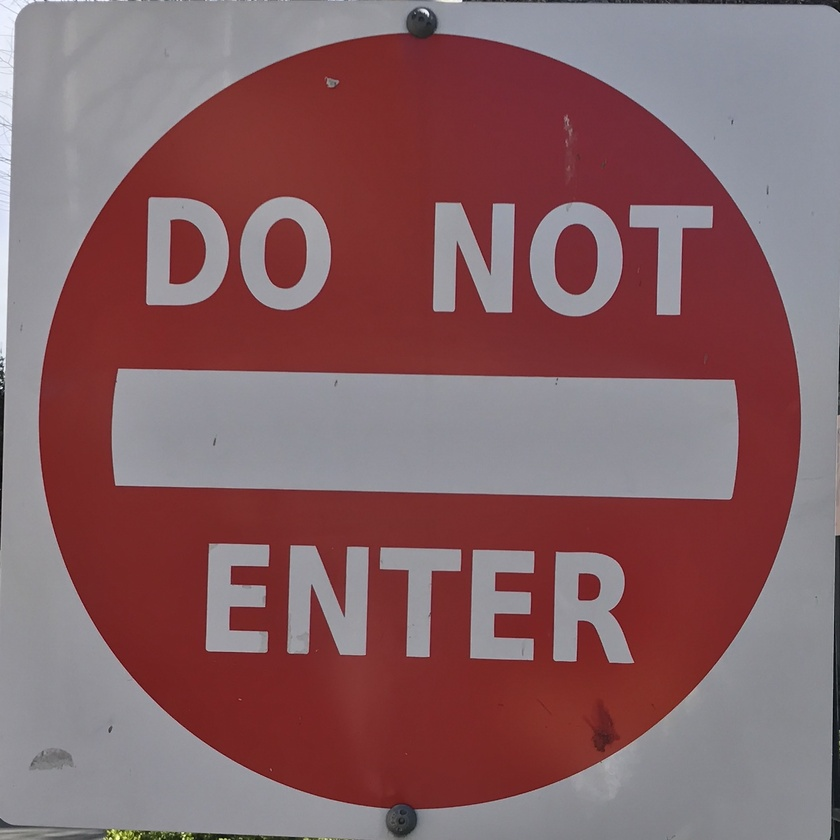
//> input picture assignment4/DoNotEnter10.JPG, 840 x 840 px, shrunk from 1648 x 1649 before the run
$ ./assignment4 DoNotEnter10.JPG   (built with g++ and OpenCV 4)
//> lines starting //> are read from the running program, lines starting //| are printed output that depends on the picture
#include "opencv2/imgproc/imgproc.hpp"
#include "opencv2/highgui/highgui.hpp"
#include <stdlib.h>
#include <stdio.h>
#include <iostream>
#include <fstream>
#include <vector>
#include "opencv2/core/mat.hpp"

using namespace cv;
using namespace std;


int main(int argc, char **argv)
{
Mat source, gray;
double hu[7];
Moments stop_cmoments;
int counter=1;
Mat arr[5];
int o;
ofstream myfile;
double xbar,ybar;
string desti_file="Covariance";
string extension=".txt";
cout<<"Enter group Name";
cin>>desti_file;
//> the answer given: out.png
desti_file="Covariance"+desti_file+extension;
while(1){
string file_name=argv[counter];
cout<<file_name<<endl;

if(file_name=="z"){

	break;
}
source = imread(file_name);
//> source is the input picture: 840 rows x 840 cols, CV_8UC3; mean B, G, R 101.3, 97.3, 133.8

cvtColor( source, gray, CV_BGR2GRAY );
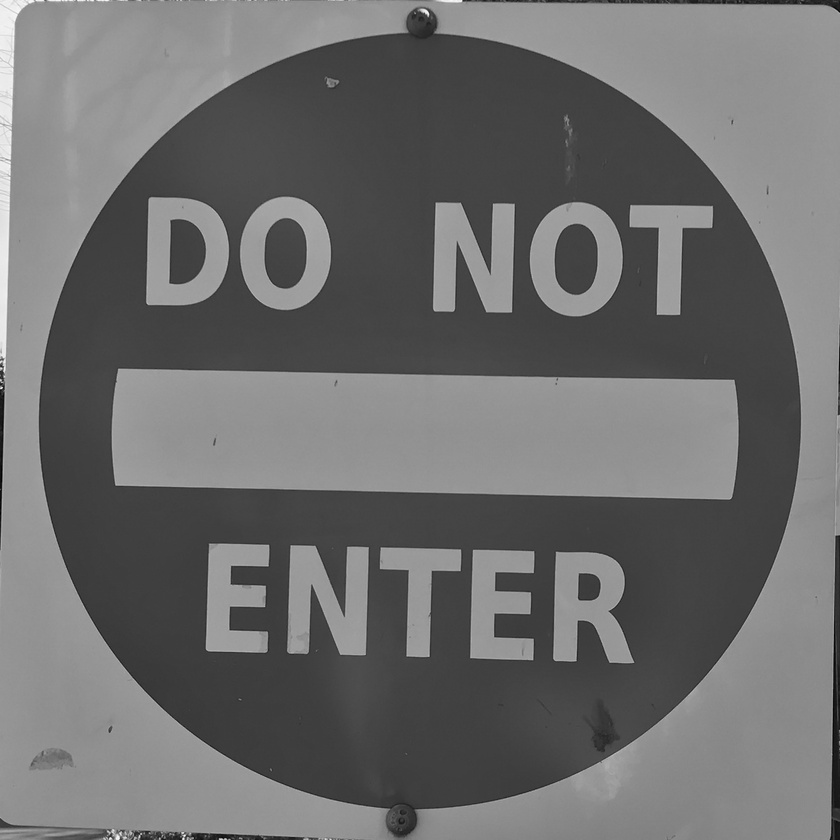
//> gray: 840 rows x 840 cols, CV_8UC1; min 0, max 254, mean 108.7
stop_cmoments=moments(gray, false );
//> stop_cmoments = moments, m00 76667730, centre m10/m00, m01/m00 = (415.7, 412.9)
xbar=stop_cmoments.m10/stop_cmoments.m00;// Xbar= M10/M00
//> xbar = 415.7
ybar=stop_cmoments.m01/stop_cmoments.m00;// Ybar= M01/M00
//> ybar = 412.9
HuMoments(stop_cmoments,hu );
//> hu = [0.00166, 2e-09, 4.79e-12, 4.92e-14, 2.34e-26, -2.19e-18, 5.13e-27]

vector<double> featureVector;
/*****************Spatial Moments****************/
featureVector.push_back(stop_cmoments.m00);
//> featureVector = [76667730]
featureVector.push_back(stop_cmoments.m10 );
//> featureVector = [76667730, 3.19e+10]
featureVector.push_back(stop_cmoments.m01);
//> featureVector = [76667730, 3.19e+10, 3.17e+10]
featureVector.push_back(stop_cmoments.m20);
//> featureVector = [76667730, 3.19e+10, 3.17e+10, 1.83e+13]
featureVector.push_back(stop_cmoments.m11);
//> featureVector = [76667730, 3.19e+10, 3.17e+10, 1.83e+13, 1.32e+13]
featureVector.push_back(stop_cmoments.m02);
//> featureVector = [76667730, 3.19e+10, 3.17e+10, 1.83e+13, 1.32e+13, 1.78e+13]
featureVector.push_back(stop_cmoments.m30);
//> featureVector = [76667730, 3.19e+10, 3.17e+10, 1.83e+13, 1.32e+13, 1.78e+13, 1.18e+16]
featureVector.push_back(stop_cmoments.m21);
//> featureVector = [76667730, 3.19e+10, 3.17e+10, 1.83e+13, 1.32e+13, 1.78e+13, 1.18e+16, 7.54e+15]
featureVector.push_back(stop_cmoments.m12);
//> featureVector = [76667730, 3.19e+10, 3.17e+10, 1.83e+13, 1.32e+13, 1.78e+13, 1.18e+16, 7.54e+15, 7.42e+15]
featureVector.push_back(stop_cmoments.m03);
//> featureVector = [76667730, 3.19e+10, 3.17e+10, 1.83e+13, 1.32e+13, 1.78e+13, 1.18e+16, 7.54e+15, 7.42e+15, 1.13e+16]
/******************Hu Moments*******************/
featureVector.push_back(xbar);
//> featureVector = [76667730, 3.19e+10, 3.17e+10, 1.83e+13, 1.32e+13, 1.78e+13, 1.18e+16, 7.54e+15, 7.42e+15, 1.13e+16, 415.7]
featureVector.push_back(ybar);
//> featureVector = [76667730, 3.19e+10, 3.17e+10, 1.83e+13, 1.32e+13, 1.78e+13, 1.18e+16, 7.54e+15, 7.42e+15, 1.13e+16, 415.7, 412.9]
for(int i=0;i<7;i++){
featureVector.push_back(hu[i]);
}
//> (the run ends here: the program stops with an error, at `string file_name=argv[counter];`)
